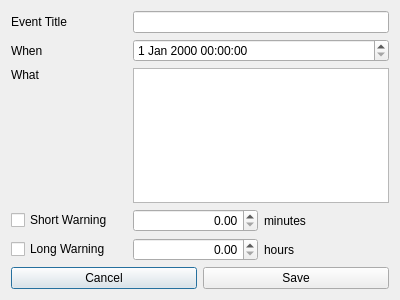
<?xml version="1.0" encoding="UTF-8"?>
<ui version="4.0">
 <class>ItemEdit</class>
 <widget class="QDialog" name="ItemEdit">
  <property name="geometry">
   <rect>
    <x>0</x>
    <y>0</y>
    <width>400</width>
    <height>300</height>
   </rect>
  </property>
  <property name="windowTitle">
   <string>Event</string>
  </property>
  <property name="windowIcon">
   <iconset resource="../sched.qrc">
    <normaloff>:/souffleur.png</normaloff>:/souffleur.png</iconset>
  </property>
  <layout class="QGridLayout" name="gridLayout">
   <item row="0" column="0">
    <widget class="QLabel" name="eventTitleLabel">
     <property name="text">
      <string>Event Title</string>
     </property>
    </widget>
   </item>
   <item row="0" column="1" colspan="2">
    <widget class="QLineEdit" name="titleEdit"/>
   </item>
   <item row="1" column="0">
    <widget class="QLabel" name="whenLabel">
     <property name="text">
      <string>When</string>
     </property>
    </widget>
   </item>
   <item row="1" column="1" colspan="2">
    <widget class="QDateTimeEdit" name="whenEdit"/>
   </item>
   <item row="2" column="0">
    <widget class="QLabel" name="label">
     <property name="text">
      <string>What</string>
     </property>
     <property name="alignment">
      <set>Qt::AlignLeading|Qt::AlignLeft|Qt::AlignTop</set>
     </property>
    </widget>
   </item>
   <item row="2" column="1" colspan="2">
    <widget class="QTextEdit" name="whatEdit"/>
   </item>
   <item row="3" column="0">
    <widget class="QCheckBox" name="shortCheck">
     <property name="text">
      <string>Short Warning</string>
     </property>
    </widget>
   </item>
   <item row="3" column="2">
    <widget class="QLabel" name="label_2">
     <property name="text">
      <string>minutes</string>
     </property>
    </widget>
   </item>
   <item row="4" column="0">
    <widget class="QCheckBox" name="longCheck">
     <property name="text">
      <string>Long Warning</string>
     </property>
    </widget>
   </item>
   <item row="4" column="2">
    <widget class="QLabel" name="label_3">
     <property name="text">
      <string>hours</string>
     </property>
    </widget>
   </item>
   <item row="5" column="0" colspan="3">
    <layout class="QHBoxLayout" name="horizontalLayout">
     <item>
      <widget class="QPushButton" name="cancelButton">
       <property name="text">
        <string>Cancel</string>
       </property>
      </widget>
     </item>
     <item>
      <widget class="QPushButton" name="saveButton">
       <property name="text">
        <string>Save</string>
       </property>
      </widget>
     </item>
    </layout>
   </item>
   <item row="4" column="1">
    <widget class="QDoubleSpinBox" name="longHours">
     <property name="alignment">
      <set>Qt::AlignRight|Qt::AlignTrailing|Qt::AlignVCenter</set>
     </property>
    </widget>
   </item>
   <item row="3" column="1">
    <widget class="QDoubleSpinBox" name="shortMinutes">
     <property name="alignment">
      <set>Qt::AlignRight|Qt::AlignTrailing|Qt::AlignVCenter</set>
     </property>
    </widget>
   </item>
  </layout>
 </widget>
 <resources>
  <include location="../sched.qrc"/>
 </resources>
 <connections/>
</ui>
